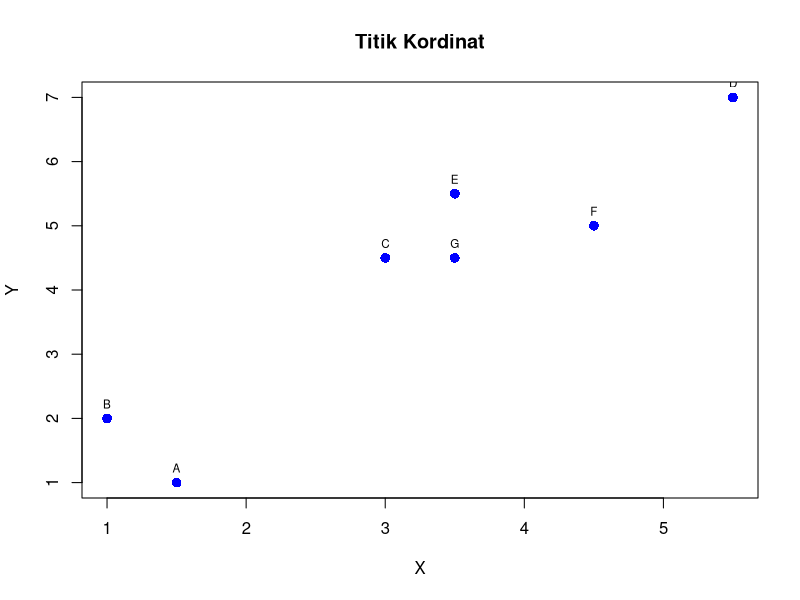
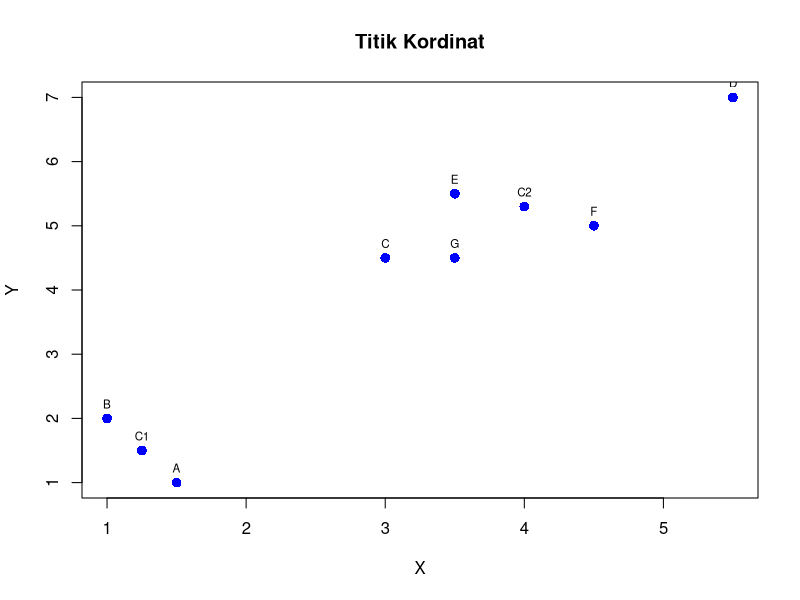

Generate these figures, in order, with R:
## ---- chunk 1
x <- c(1.5,1.0,3.0,5.5,3.5,4.5,3.5)
y <- c(1.0,2.0,4.5,7.0,5.5,5.0,4.5)
titik <- c('A','B','C','D','E','F','G')

df <- data.frame(titik = c('A','B','C','D','E','F','G'), x = c(1.5,1.0,3.0,5.5,3.5,4.5,3.5), y = c(1.0,2.0,4.5,7.0,5.5,5.0,4.5))
print(df)
## ---- chunk 2
plot(x,y,col="blue",main="Titik Kordinat",cex=1.3,pch=16,xlab="X",ylab="Y")
text(x,y, labels=titik, cex=0.7,pos=3)
## ---- chunk 3

print("Menghitung jarak dengan Euclidean distance \n")

euclidean_distance <- function(data,centroid){
  toris = nrow(data)
  a=1
  nilai_d = c()
  d = c()

  while(a<=toris){
    if(centroid != a){
      hasil = sqrt((data[centroid,2] - data[a,2])^2 + (data[centroid,3]-data[a,3])^2)
      nilai_d = c(nilai_d, hasil)
      d = c(d,paste(data[centroid,1],data[a,1], sep =""))
      #print(paste("Hasil dari ",data[centroid,1],data[a,1]," : ",hasil,sep=""))
    }
    a=1+a
  }
  datahasil <- data.frame(Titik = d, Jarak = nilai_d)
  return (datahasil)
}


## ---- chunk 4
cluster_1 = euclidean_distance(df, 2)
print(cluster_1)
## ---- chunk 5
cluster_2 = euclidean_distance(df, 6)
print(cluster_2)
## ---- chunk 6
print("Hasil dari perhitungan")
#data_hasil = data.frame( d = d,nilai_d=nilai_d )
#print(data_hasil)
## ---- chunk 7

mean_centroid <- function(data, dataPilih){
  toris = nrow(data)
  pp = length(dataPilih)
  a=1
  dataX = 0
  dataY = 0
  while(a<=toris){
    b=1
    while(b<=pp){
      if(a == dataPilih[b]){
        dataX = dataX + data[a,2]
        dataY = dataY + data[a,3]
      }
      b=b+1
    }
    a=1+a
  }
  dataY = dataY/pp
  dataX = dataX/pp
  datahasil <- c(dataX,dataY)
  #print(datahasil)
  return(datahasil)
}
## ---- chunk 8
titikTerpilih1 <- c(1,2)
titikTerpilih2 <- c(3,4,5,6,7)
centroid1 <- mean_centroid(df,titikTerpilih1)
centroid2 <- mean_centroid(df,titikTerpilih2)

print(centroid1)
print(centroid2)
print(paste("Jadi titik centroid ke-1 yang baru adalah ",centroid1[1]," , ",centroid1[2]," , ","sebut saja C1",sep=""))
print(paste("Jadi titik centroid ke-2 yang baru adalah ",centroid2[1]," , ",centroid2[2]," , ","sebut saja C2",sep=""))
#print(titikTerpilih1[1])
## ---- chunk 9
x <- c(centroid1[1],centroid2[1])
y <- c(centroid1[2],centroid2[2])
titik <- c('C1','C2')
dfc <- data.frame(titik = c('C1','C2'), x = c(centroid1[1],centroid2[1]), y = c(centroid1[2],centroid2[2]))
df1 <- rbind(df, dfc)
plot(df1$x,df1$y,col="blue",main="Titik Kordinat",cex=1.3,pch=16,xlab="X",ylab="Y")
text(df1$x,df1$y, labels=df1$titik, cex=0.7,pos=3)
print(df1)
## ---- chunk 10

print("Menghitung jarak dengan Euclidean distance \n")

euclidean_distance_centroid <- function(data,centroid_x,centroid_y,nama){
  toris = nrow(data)
  a=1
  nilai_d = c()
  d = c()

  while(a<=toris){
    hasil = sqrt((centroid_x - data[a,2])^2 + (centroid_y-data[a,3])^2)
    nilai_d = c(nilai_d, hasil)
    d = c(d,paste(data[a,1],nama, sep =""))
    #print(paste("Hasil dari ",data[centroid,1],data[a,1]," : ",hasil,sep=""))
    a=1+a
  }
  datahasil <- data.frame(Titik = d, Jarak = nilai_d)
  return (datahasil)
}
## ---- chunk 11
jarak1 <- euclidean_distance_centroid(df,centroid1[1],centroid1[2],"C1")
print(jarak1)
## ---- chunk 12
jarak2 <- euclidean_distance_centroid(df,centroid2[1],centroid2[2],"C2")
print(jarak2)
## ---- chunk 13
df_combined <- cbind(jarak1,jarak2)
print(df_combined)
